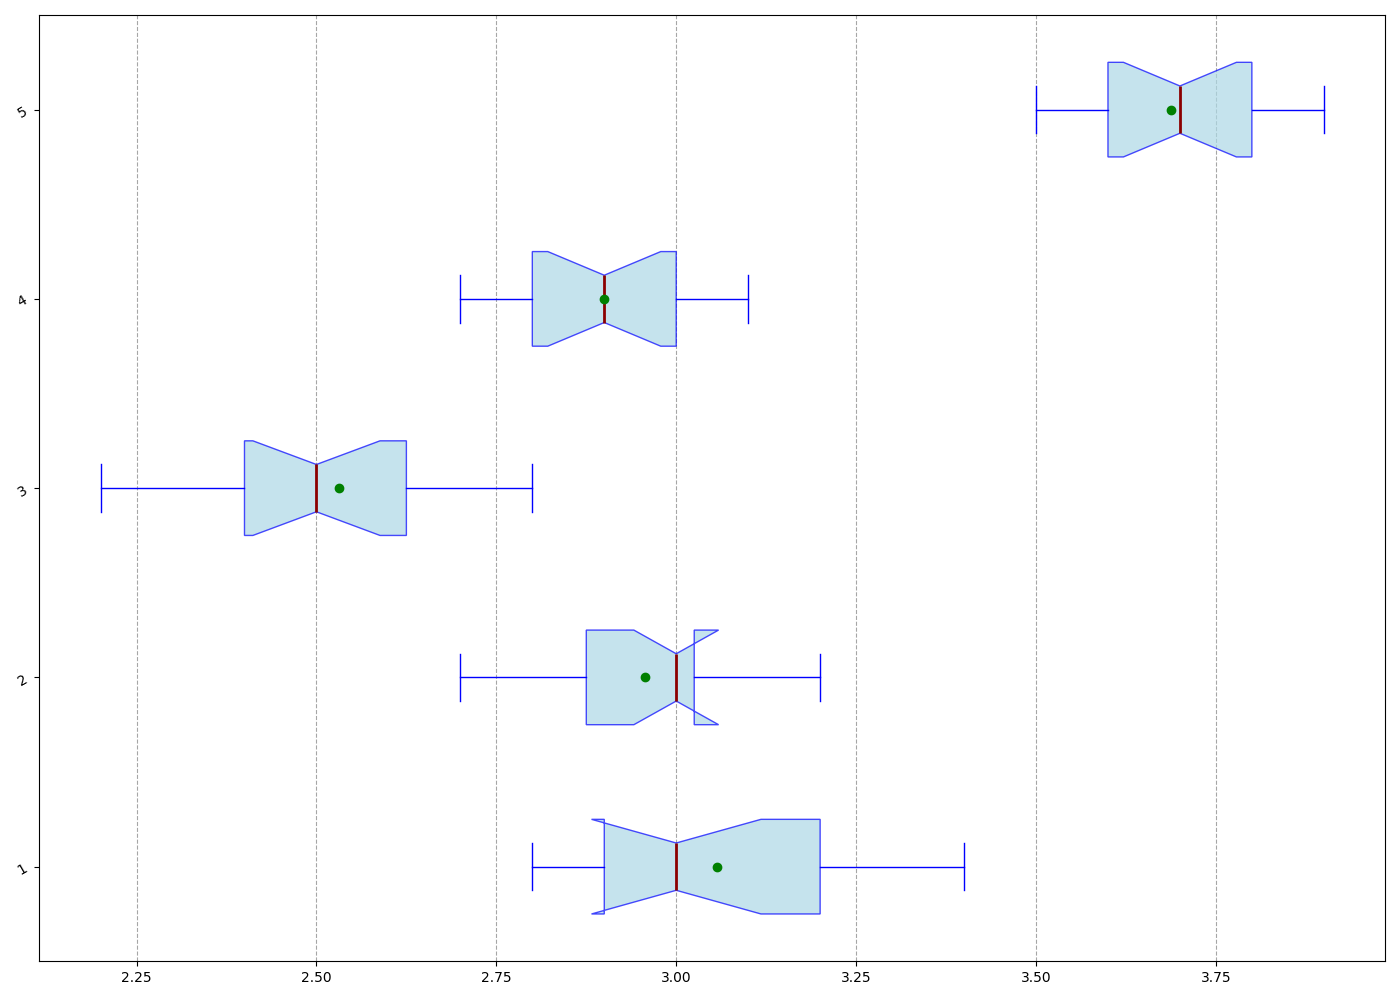

The Python source for this figure:
import matplotlib.pyplot as plt
import numpy as np

diets = ['Keto', 'Paleo', 'Vegan', 'Mediterranean', 'Intermittent Fasting']

# Manually shuffled weight loss data for 6 months
weight_loss_data = [
    [3.3, 3.0, 3.2, 2.9, 3.1, 3.4, 3.0, 3.1, 2.9, 3.3, 2.9, 2.8, 3.0, 3.2, 2.8, 3.0],
    [2.8, 2.7, 2.8, 3.0, 2.9, 3.0, 3.0, 3.1, 3.1, 3.0, 3.1, 2.9, 2.9, 3.2, 3.0, 2.8],
    [2.6, 2.4, 2.5, 2.8, 2.5, 2.6, 2.2, 2.4, 2.7, 2.4, 2.7, 2.5, 2.8, 2.3, 2.5, 2.6],
    [3.0, 2.9, 2.9, 3.1, 2.8, 2.9, 2.8, 3.1, 2.8, 2.7, 2.8, 3.0, 3.0, 2.9, 3.0, 2.7],
    [3.7, 3.6, 3.7, 3.6, 3.9, 3.9, 3.7, 3.5, 3.7, 3.8, 3.6, 3.5, 3.8, 3.8, 3.5, 3.7]
]

fig, ax = plt.subplots(figsize=(14, 10))

ax.boxplot(weight_loss_data, vert=False, notch=True, patch_artist=True,
           boxprops=dict(facecolor='lightblue', color='blue', alpha=0.7),
           whiskerprops=dict(color='blue'),
           capprops=dict(color='blue'),
           medianprops=dict(color='darkred', linewidth=2),
           flierprops=dict(marker='o', color='red', markersize=6, alpha=0.5))

means = [np.mean(data) for data in weight_loss_data]
ax.scatter(means, range(1, len(means) + 1), color='green', zorder=3)

ax.xaxis.grid(True, linestyle='--', which='major', color='grey', alpha=0.7)

plt.yticks(rotation=30, ha='right')

plt.tight_layout()

plt.show()
